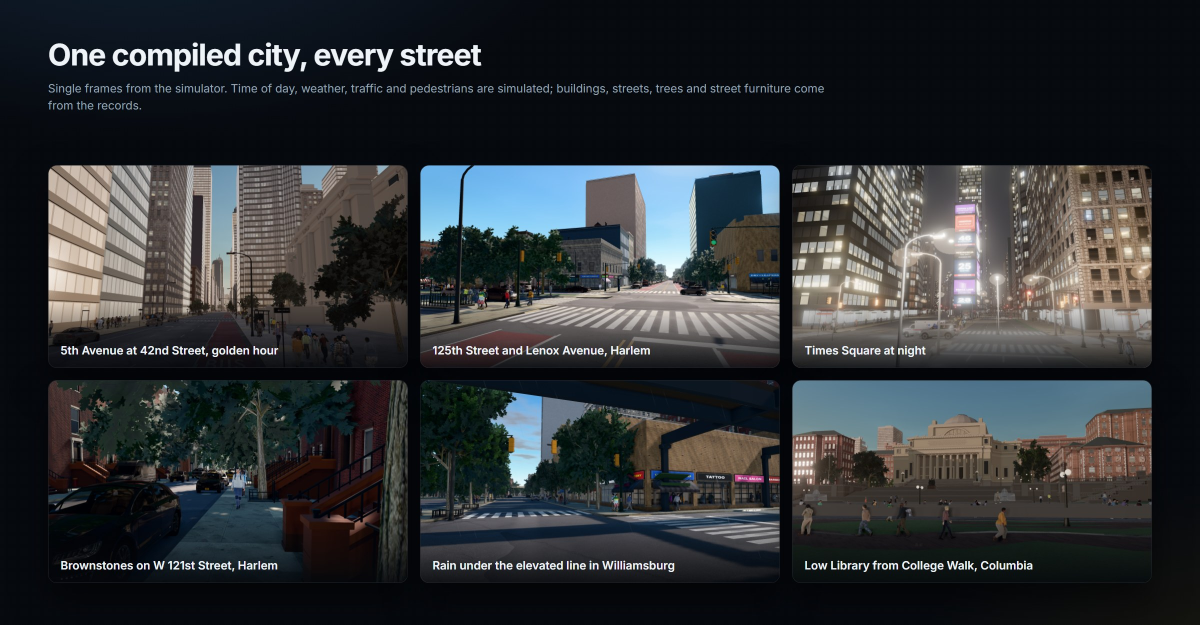
#> input picture space/assets/gallery.jpg, 2400 x 1250 px, found by its file name (shown at 1/2 size)
$ python bench_compare.py --dir ../../../../space/assets --out out.png --ref ../../../../space/assets/gallery.jpg
#> lines starting #> are read from the running program, lines starting #| are printed output that depends on the picture
# OFFLINE TARGETS (AR34 LOOK, 2026-10-02): the speed variants of bench_cycles.py against the 128 spp reference, at full
# resolution: PSNR and a windowed SSIM on luma, and a sheet of 1:1 crops (three regions) per variant.
#   python bench_compare.py --dir <bench out dir> --out <sheet.jpg> [--ref bench_ref.png]
import argparse, json, os
import numpy as np
from PIL import Image, ImageDraw, ImageFont

ap = argparse.ArgumentParser()
ap.add_argument('--dir', required=True); ap.add_argument('--out', required=True); ap.add_argument('--ref', default='bench_ref.png')
ap.add_argument('--variants', default='persist_f0,s64,s32,s16,s8,s1,nomb32_vecblur,nomb32,bnc32,eevee')
A = ap.parse_args()
def luma(a): return 0.2126 * a[..., 0] + 0.7152 * a[..., 1] + 0.0722 * a[..., 2]
def load(f): return np.asarray(Image.open(f).convert('RGB')).astype(np.float64)
def ssim(x, y, k=8):
    # mean SSIM over k x k blocks (luma, 8-bit range)
    H, W = x.shape; H -= H % k; W -= W % k
    xb = x[:H, :W].reshape(H // k, k, W // k, k); yb = y[:H, :W].reshape(H // k, k, W // k, k)
    mx, my = xb.mean((1, 3)), yb.mean((1, 3))
    vx, vy = xb.var((1, 3)), yb.var((1, 3)); cxy = ((xb - mx[:, None, :, None]) * (yb - my[:, None, :, None])).mean((1, 3))
    C1, C2 = (0.01 * 255) ** 2, (0.03 * 255) ** 2
    return float((((2 * mx * my + C1) * (2 * cxy + C2)) / ((mx ** 2 + my ** 2 + C1) * (vx + vy + C2))).mean())
ref = load(os.path.join(A.dir, A.ref)); rl = luma(ref)
#> in luma, `def luma(a): return 0.2126 * a[..., 0] + 0.7152 * a[..., 1] + 0.0722 *..`:
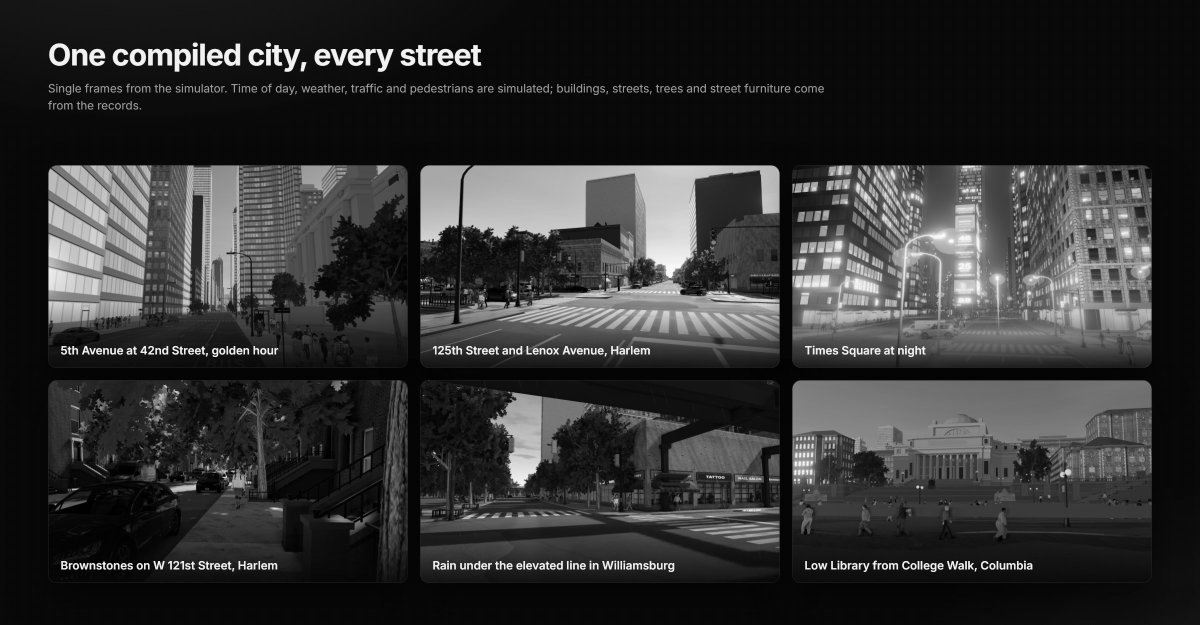
#> returned value: shape (1250, 2400) float64 (shown at 1/2 size); min 0, max 255, mean 50.4
bench = json.load(open(os.path.join(A.dir, 'bench.json'))) if os.path.exists(os.path.join(A.dir, 'bench.json')) else {}
# the split from Blender's own status lines in bench.log: per variant, Cycles' clock at the first sample (sync, BVH,
# images, kernels) and at "Finished" (the render); the lines before a 'BENCH <name>' line belong to that variant
import re
def split_log(f):
    out, block = {}, []
    if not os.path.exists(f): return out
    for line in open(f, errors='replace'):
        m = re.match(r'BENCH (\S+) (\{.*\})', line.strip())
        if m:
            t_first = t_fin = None
            for l in block:
                tm = re.search(r'Time:(\d+):(\d+\.\d+)', l)
                if not tm: continue
                t = int(tm.group(1)) * 60 + float(tm.group(2))
                if t_first is None and re.search(r'Sample [01]/', l): t_first = t
                if 'Finished' in l: t_fin = t
            if t_fin is not None: out[m.group(1)] = {'setup': round(t_first, 2) if t_first is not None else None, 'render': round(t_fin, 2), 'sampling': round(t_fin - t_first, 2) if t_first is not None else None}
            block = []
        else: block.append(line)
    return out
SPLIT = split_log(os.path.join(A.dir, 'bench.log'))
for k, v in SPLIT.items(): bench.setdefault(k, {}).update(v)
print('split', json.dumps(SPLIT))
rows = []
for v in A.variants.split(','):
    f = os.path.join(A.dir, f'bench_{v}.png')
    if not os.path.exists(f): continue
    im = load(f); l = luma(im)
    mse = ((l - rl) ** 2).mean(); psnr = 10 * np.log10(255 ** 2 / max(mse, 1e-9))
    rows.append({'variant': v, 'psnr': round(float(psnr), 2), 'ssim': round(ssim(l, rl), 4), **(bench.get(v) or {})})
print(json.dumps(rows, indent=1))
json.dump(rows, open(os.path.join(A.dir, 'compare.json'), 'w'), indent=1)
# 1:1 crops: the street (bottom left), the viaduct's lattice and deck (top middle), trees and background (middle)
boxes = [(0, 1040, 640, 1400), (900, 200, 1540, 560), (760, 760, 1400, 1120)]
show = ['ref'] + [r['variant'] for r in rows if r['variant'] in ('s64', 's32', 's16', 's8', 's1', 'nomb32_vecblur', 'eevee')]
try: font = ImageFont.truetype('DejaVuSans.ttf', 20)
except Exception: font = ImageFont.load_default()
cw, ch = 640, 360
S = Image.new('RGB', (len(boxes) * (cw + 6), len(show) * (ch + 30)), (16, 16, 16)); d = ImageDraw.Draw(S)
#> after `S = Image.new('RGB', (len(boxes) * (cw + 6), len(show) * (ch + 30)), (`: S: PIL image 1938x390 RGB; every value is 16
for j, v in enumerate(show):
    im = Image.open(os.path.join(A.dir, A.ref if v == 'ref' else f'bench_{v}.png')).convert('RGB')
#> im is the input picture: PIL image 2400x1250 RGB; mean R, G, B 47.9, 50.8, 53.3
    r = next((x for x in rows if x['variant'] == v), {})
    cap = f"{v}: {r.get('wall', bench.get('ref', {}).get('wall', ''))} s" + (f", PSNR {r['psnr']} dB, SSIM {r['ssim']}" if r else ' (reference, 128 spp)')
    for i, b in enumerate(boxes):
        S.paste(im.crop(b), (i * (cw + 6), j * (ch + 30)))
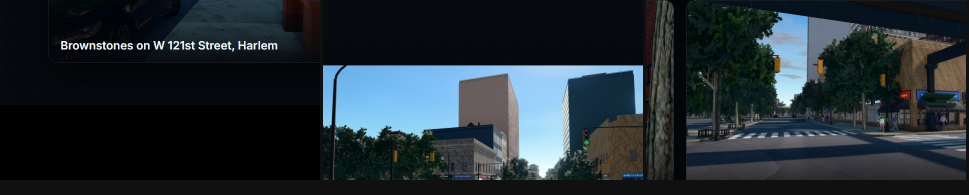
#> S: PIL image 1938x390 RGB (shown at 1/2 size); mean R, G, B 35.4, 44.8, 50.6
    d.text((6, j * (ch + 30) + ch + 4), cap, fill=(235, 235, 235), font=font)
S.save(A.out, quality=92)
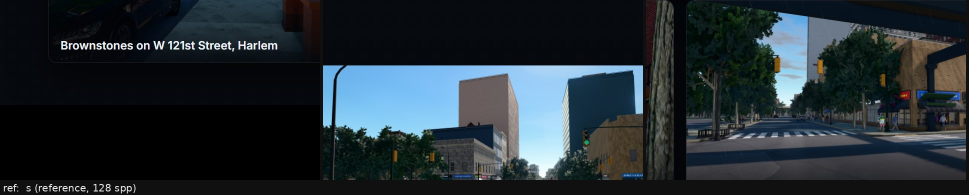
#> saved as out.png: PIL image 1938x390 RGB (shown at 1/2 size); mean R, G, B 35.7, 45.1, 50.9
print('sheet', A.out, S.size)
#| sheet out.png (1938, 390)
